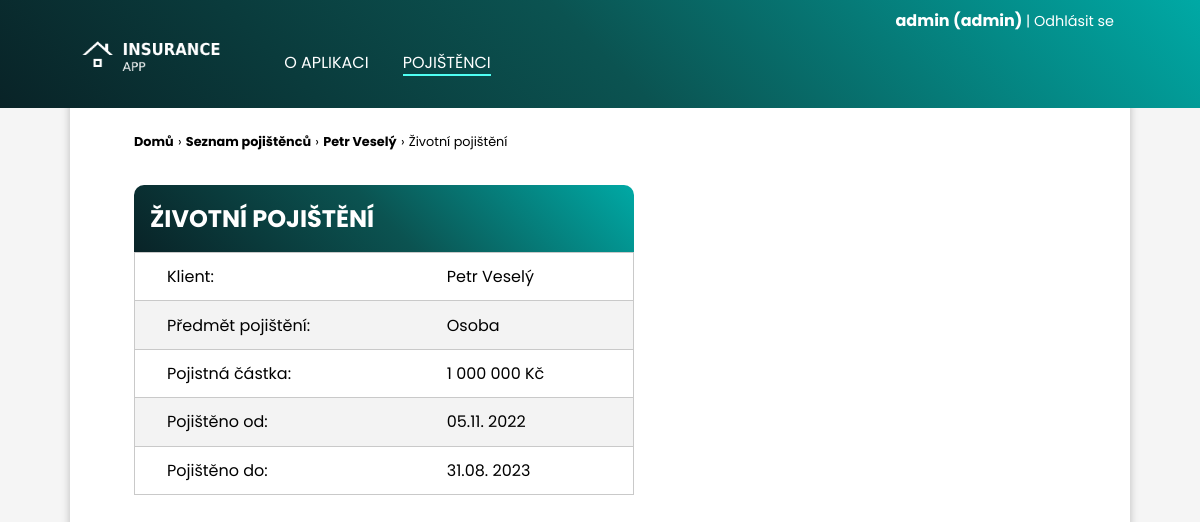
Before: /pojistenci/2/pojisteni/3/ (signed in) with the older database file.
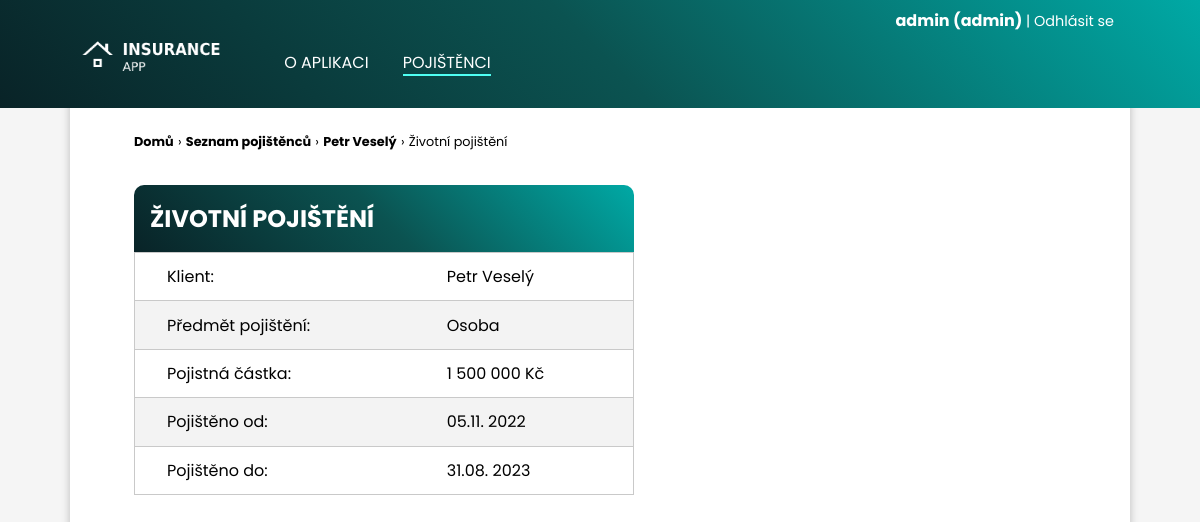
After: the same page with the newer database file.
### clients/models.py (models this page shows, shortened)
class Insurance(models.Model):
    TYPES_OF_INSURANCE = [
        ("MAJETEK", "Pojištění majetku"),
        ("HAVARIJNI", "Havarijní pojištění"),
        ("ZIVOTNI", "Životní pojištění"),
        ("URAZOVE", "Úrazové pojištění"),
        ("ODPOVEDNOSTI", "Pojištění odpovědnosti")
    ]
    insurance_type = models.CharField(max_length=30, choices=TYPES_OF_INSURANCE, verbose_name="Typ pojištění")
    subject = models.CharField(max_length=100, verbose_name="Předmět pojištění")
    amount = models.PositiveIntegerField(verbose_name="Pojistná částka")
    date_from = models.DateField(default=date.today, verbose_name="Pojištění od")
    date_to = models.DateField(default=date.today, verbose_name="Pojištění do")
    client = models.ForeignKey(Client, on_delete=models.CASCADE)

### clients/views.py (the view)
# urls.py: path("pojistenci/<int:pk>/pojisteni/<int:id>/", views.insurance_detail, name="insurance-detail"),
@login_required()
def insurance_detail(request, pk, id):
    client = Client.objects.get(id=pk)
    insurance = Insurance.objects.get(id=id)
    return render(request, "clients/insurance_detail.html", {
        "client": client,
        "insurance": insurance
    })

### clients/templates/clients/insurance_detail.html (shortened to what this page needs)
{% extends 'clients/layout.html' %}
{% load static %}
{% block navigation %}
<li><a  href="{% url 'clients:index' %}">O&nbsp;aplikaci</a></li>
<li><a class="active" href="{% url 'clients:list-all-clients' %}">Pojištěnci</a></li>
{% endblock navigation %}
{% block section %}
<div class="page-path">
    <a href="{% url 'clients:index' %}">Domů</a>
    <p>&rsaquo;</p>
    <a href="{% url 'clients:list-all-clients' %}">Seznam pojištěnců</a>
    <p>&rsaquo;</p>
    <a href="{% url 'clients:client-detail' client.id %}">{{ client.name }} {{ client.surname }}</a>
    <p>&rsaquo;</p>
    <p>{{ insurance.get_insurance_type_display }}</p>
</div>
<div class="secondary-info-box">
    <div class="content-box-header">
        <h2>{{ insurance.get_insurance_type_display }}</h2>
    </div>
    <table>
        <tr>
            <td>Klient:</td>
            <td>{{ client.name }} {{ client.surname }}</td>
        </tr>
        <tr>
            <td>Předmět pojištění:</td>
            <td>{{ insurance.subject }}</td>
        </tr>
        <tr>
            <td>Pojistná částka:</td>
            <td>{{ insurance.amount }} Kč</td>
        </tr>
        <tr>
            <td>Pojištěno od:</td>
            <td>{{ insurance.date_from|date:"d.m. Y" }}</td>
        </tr>
        <tr>
            <td>Pojištěno do:</td>
            <td>{{ insurance.date_to|date:"d.m. Y" }}</td>
        </tr>
    </table>
</div>
{% endblock section %}

Changed rows visible on the page:
changed Insurance "ŽIVOTNÍ POJIŠTĚNÍ": amount "1 000 000" → "1 500 000"
